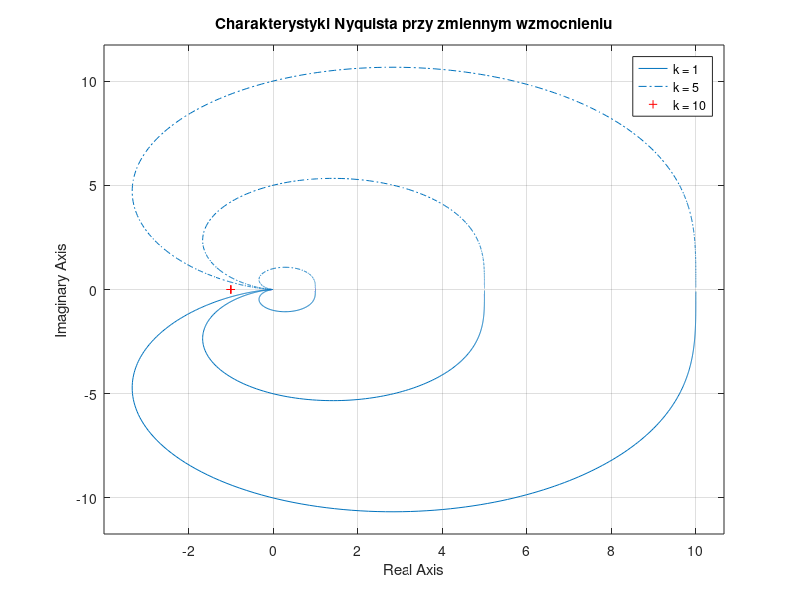
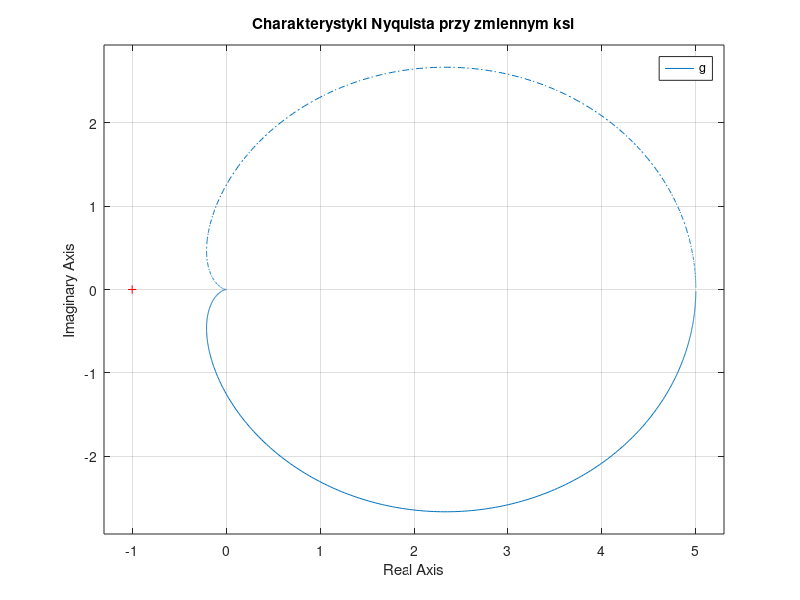
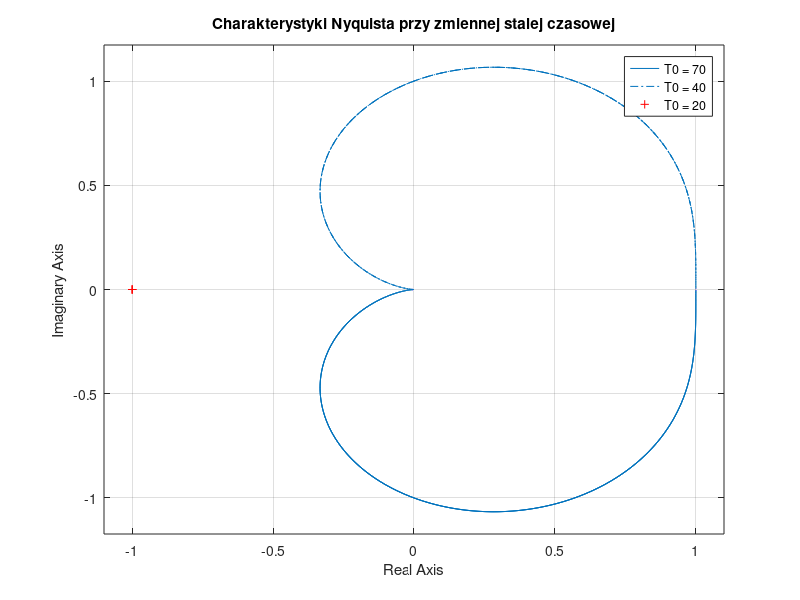
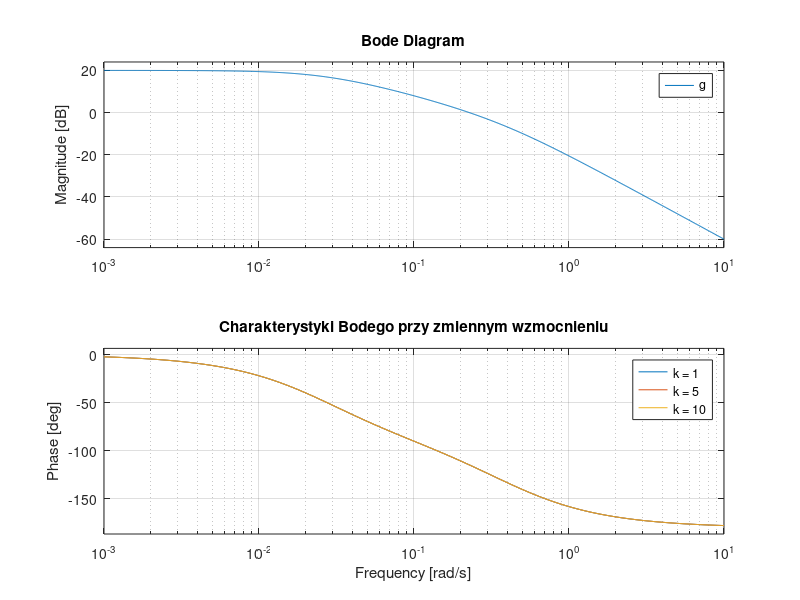

Recreate these plots in MATLAB, in order.
clear all; close all;

% Obiekt oscylacyjny II rzedu
% ************************************************************************
% Charakterystyki Nyquista
% ************************************************************************
figure(1)
k = 1; T0 = 10; ksi = 0.5;
g = tf([k], [T0^2, 2*ksi*T0, 1] );
nyquist(g), hold on

k = 5; T0 = 10; ksi = 0.5;
g = tf([k], [T0^2, 2*ksi*T0, 1] );
nyquist(g)

k = 10; T0 = 10; ksi = 0.5;
g = tf([k], [T0^2, 2*ksi*T0, 1] );
nyquist(g)


grid on
title('Charakterystyki Nyquista przy zmiennym wzmocnieniu')


legend('k = 1','k = 5','k = 10')
% ************************************************************************
figure(2)
% k = 5; T0 = 10; ksi = 0;
% g = tf([k], [T0^2, 2*ksi*T0, 1] );
% nyquist(g);
% hold on

k = 5; T0 = 10; ksi = 0.5;
g = tf([k], [T0^2, 2*ksi*T0, 1] );
nyquist(g)

k = 5; T0 = 10; ksi = 1;
g = tf([k], [T0^2, 2*ksi*T0, 1] );
nyquist(g)

k = 5; T0 = 10; ksi = 2;
g = tf([k], [T0^2, 2*ksi*T0, 1] );
nyquist(g)


grid on
title('Charakterystyki Nyquista przy zmiennym ksi')


% legend('ksi = 0','ksi = 0.5','ksi = 1', 'ksi = 2')
% ************************************************************************
figure(3)
k = 1; T0 = 70; ksi = 0.5;
g = tf([k], [T0^2, 2*ksi*T0, 1] );
nyquist(g), hold on

k = 1; T0 = 40; ksi = 0.5;
g = tf([k], [T0^2, 2*ksi*T0, 1] );
nyquist(g)

k = 1; T0 = 20; ksi = 0.5;
g = tf([k], [T0^2, 2*ksi*T0, 1] );
nyquist(g);


grid on
title('Charakterystyki Nyquista przy zmiennej stalej czasowej')


legend('T0 = 70','T0 = 40','T0 = 20')
% ************************************************************************
% Charakterystyki Bodego
% ************************************************************************
figure(4)
k = 1; T0 = 10; ksi = 2;
g = tf([k], [T0^2, 2*ksi*T0, 1] );
bode(g), hold on

k = 5; T0 = 10; ksi = 2;
g = tf([k], [T0^2, 2*ksi*T0, 1] );
bode(g)

k = 10; T0 = 10; ksi = 2;
g = tf([k], [T0^2, 2*ksi*T0, 1] );
bode(g)


grid on
title('Charakterystyki Bodego przy zmiennym wzmocnieniu')


legend('k = 1','k = 5','k = 10')
% ************************************************************************
figure(5)
k = 1; T0 = 10; ksi = 0;
g = tf([k], [T0^2, 2*ksi*T0, 1] );
bode(g), hold on

k = 1; T0 = 10; ksi = 0.5;
g = tf([k], [T0^2, 2*ksi*T0, 1] );
bode(g)

k = 1; T0 = 10; ksi = 1;
g = tf([k], [T0^2, 2*ksi*T0, 1] );
bode(g)

k = 1; T0 = 10; ksi = 2;
g = tf([k], [T0^2, 2*ksi*T0, 1] );
bode(g)


grid on
title('Charakterystyki Bodego przy zmiennym ksi')


legend('ksi = 0','ksi = 0.5','ksi = 1', 'ksi = 2')
% ************************************************************************
figure(6)
k = 1; T0 = 1; ksi = 2;
g = tf([k], [T0^2, 2*ksi*T0, 1] );
bode(g), hold on

k = 1; T0 = 7; ksi = 2;
g = tf([k], [T0^2, 2*ksi*T0, 1] );
bode(g)

k = 1; T0 = 20; ksi = 2;
g = tf([k], [T0^2, 2*ksi*T0, 1] );
bode(g);


grid on
title('Charakterystyki Bodego przy zmiennej stalej czasowej')


legend('T0 = 5','T0 = 15','T0 = 30')
